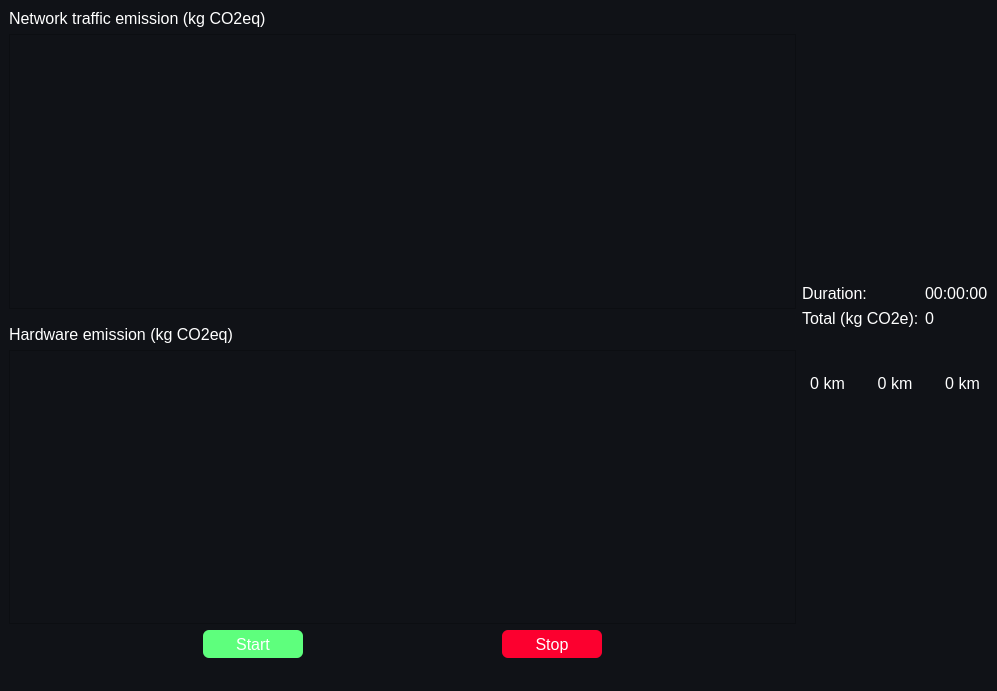
<?xml version="1.0" encoding="UTF-8"?>
<ui version="4.0">
 <class>MainWindow</class>
 <widget class="QMainWindow" name="MainWindow">
  <property name="geometry">
   <rect>
    <x>0</x>
    <y>0</y>
    <width>997</width>
    <height>691</height>
   </rect>
  </property>
  <property name="windowTitle">
   <string>Greensurf</string>
  </property>
  <property name="styleSheet">
   <string notr="true">* {
color: #FFFFFF;
background-color: #101217;
font-size: 16px;
}</string>
  </property>
  <widget class="QWidget" name="centralwidget">
   <layout class="QGridLayout" name="gridLayout_6">
    <item row="1" column="1">
     <layout class="QGridLayout" name="gridLayout_4">
      <item row="0" column="0">
       <layout class="QGridLayout" name="gridLayout_3">
        <item row="3" column="2">
         <widget class="QLabel" name="label_total_emission">
          <property name="text">
           <string>0</string>
          </property>
         </widget>
        </item>
        <item row="3" column="0">
         <widget class="QLabel" name="label_4">
          <property name="text">
           <string>Total (kg CO2e):</string>
          </property>
         </widget>
        </item>
        <item row="2" column="0">
         <widget class="QLabel" name="label_6">
          <property name="text">
           <string>Duration:</string>
          </property>
         </widget>
        </item>
        <item row="2" column="2">
         <widget class="QLabel" name="label_duration">
          <property name="text">
           <string>00:00:00</string>
          </property>
         </widget>
        </item>
        <item row="1" column="0">
         <spacer name="verticalSpacer_4">
          <property name="orientation">
           <enum>Qt::Vertical</enum>
          </property>
          <property name="sizeHint" stdset="0">
           <size>
            <width>20</width>
            <height>30</height>
           </size>
          </property>
         </spacer>
        </item>
       </layout>
      </item>
     </layout>
    </item>
    <item row="1" column="0" rowspan="3">
     <layout class="QGridLayout" name="gridLayout">
      <item row="0" column="0">
       <widget class="QLabel" name="label_2">
        <property name="text">
         <string>Network traffic emission (kg CO2eq)</string>
        </property>
       </widget>
      </item>
      <item row="4" column="0">
       <widget class="PlotWidget" name="hardwareGraph"/>
      </item>
      <item row="5" column="0">
       <layout class="QHBoxLayout" name="horizontalLayout">
        <item>
         <spacer name="horizontalSpacer_2">
          <property name="orientation">
           <enum>Qt::Horizontal</enum>
          </property>
          <property name="sizeHint" stdset="0">
           <size>
            <width>40</width>
            <height>20</height>
           </size>
          </property>
         </spacer>
        </item>
        <item>
         <widget class="QPushButton" name="startButton">
          <property name="styleSheet">
           <string notr="true">*, QPushButton {
background-color: rgb(94, 255, 125);
border: none;
border-radius: 6px;
width: 100px;
height: 28px;
}

*, QPushButton:hover {
background-color: #53E06F;
} </string>
          </property>
          <property name="text">
           <string>Start</string>
          </property>
         </widget>
        </item>
        <item>
         <spacer name="horizontalSpacer">
          <property name="orientation">
           <enum>Qt::Horizontal</enum>
          </property>
          <property name="sizeHint" stdset="0">
           <size>
            <width>40</width>
            <height>20</height>
           </size>
          </property>
         </spacer>
        </item>
        <item>
         <widget class="QPushButton" name="stopButton">
          <property name="styleSheet">
           <string notr="true">QPushButton {
background-color: #FC002F;
cursor: pointer;
border: none;
border-radius: 6px;
width: 100px;
height: 28px;
}

QPushButton:hover {
background-color: #D40027;
}</string>
          </property>
          <property name="text">
           <string>Stop</string>
          </property>
         </widget>
        </item>
        <item>
         <spacer name="horizontalSpacer_3">
          <property name="orientation">
           <enum>Qt::Horizontal</enum>
          </property>
          <property name="sizeHint" stdset="0">
           <size>
            <width>40</width>
            <height>20</height>
           </size>
          </property>
         </spacer>
        </item>
       </layout>
      </item>
      <item row="2" column="0">
       <spacer name="verticalSpacer">
        <property name="orientation">
         <enum>Qt::Vertical</enum>
        </property>
        <property name="sizeType">
         <enum>QSizePolicy::Minimum</enum>
        </property>
        <property name="sizeHint" stdset="0">
         <size>
          <width>20</width>
          <height>10</height>
         </size>
        </property>
       </spacer>
      </item>
      <item row="3" column="0">
       <widget class="QLabel" name="label_3">
        <property name="text">
         <string>Hardware emission (kg CO2eq)</string>
        </property>
       </widget>
      </item>
      <item row="1" column="0">
       <widget class="PlotWidget" name="networkGraph"/>
      </item>
     </layout>
    </item>
    <item row="3" column="1">
     <layout class="QGridLayout" name="gridLayout_2">
      <property name="spacing">
       <number>16</number>
      </property>
      <item row="1" column="2">
       <widget class="QLabel" name="label_plane_km">
        <property name="text">
         <string>0 km</string>
        </property>
        <property name="alignment">
         <set>Qt::AlignCenter</set>
        </property>
       </widget>
      </item>
      <item row="0" column="1">
       <widget class="QLabel" name="label_8">
        <property name="text">
         <string/>
        </property>
        <property name="pixmap">
         <pixmap>assets/tgv.png</pixmap>
        </property>
        <property name="scaledContents">
         <bool>true</bool>
        </property>
        <property name="alignment">
         <set>Qt::AlignCenter</set>
        </property>
       </widget>
      </item>
      <item row="0" column="2">
       <widget class="QLabel" name="label_9">
        <property name="text">
         <string/>
        </property>
        <property name="pixmap">
         <pixmap>assets/avion.png</pixmap>
        </property>
        <property name="scaledContents">
         <bool>true</bool>
        </property>
        <property name="alignment">
         <set>Qt::AlignCenter</set>
        </property>
       </widget>
      </item>
      <item row="0" column="0">
       <widget class="QLabel" name="label_5">
        <property name="text">
         <string/>
        </property>
        <property name="pixmap">
         <pixmap>assets/auto.png</pixmap>
        </property>
        <property name="scaledContents">
         <bool>false</bool>
        </property>
        <property name="alignment">
         <set>Qt::AlignCenter</set>
        </property>
       </widget>
      </item>
      <item row="2" column="1">
       <spacer name="verticalSpacer_3">
        <property name="orientation">
         <enum>Qt::Vertical</enum>
        </property>
        <property name="sizeHint" stdset="0">
         <size>
          <width>20</width>
          <height>40</height>
         </size>
        </property>
       </spacer>
      </item>
      <item row="1" column="1">
       <widget class="QLabel" name="label_train_km">
        <property name="text">
         <string>0 km</string>
        </property>
        <property name="alignment">
         <set>Qt::AlignCenter</set>
        </property>
       </widget>
      </item>
      <item row="1" column="0">
       <widget class="QLabel" name="label_car_km">
        <property name="text">
         <string>0 km</string>
        </property>
        <property name="alignment">
         <set>Qt::AlignCenter</set>
        </property>
       </widget>
      </item>
     </layout>
    </item>
   </layout>
  </widget>
  <widget class="QMenuBar" name="menubar">
   <property name="geometry">
    <rect>
     <x>0</x>
     <y>0</y>
     <width>997</width>
     <height>28</height>
    </rect>
   </property>
  </widget>
  <widget class="QStatusBar" name="statusbar"/>
 </widget>
 <customwidgets>
  <customwidget>
   <class>PlotWidget</class>
   <extends>QGraphicsView</extends>
   <header>pyqtgraph.h</header>
  </customwidget>
 </customwidgets>
 <resources/>
 <connections/>
</ui>
